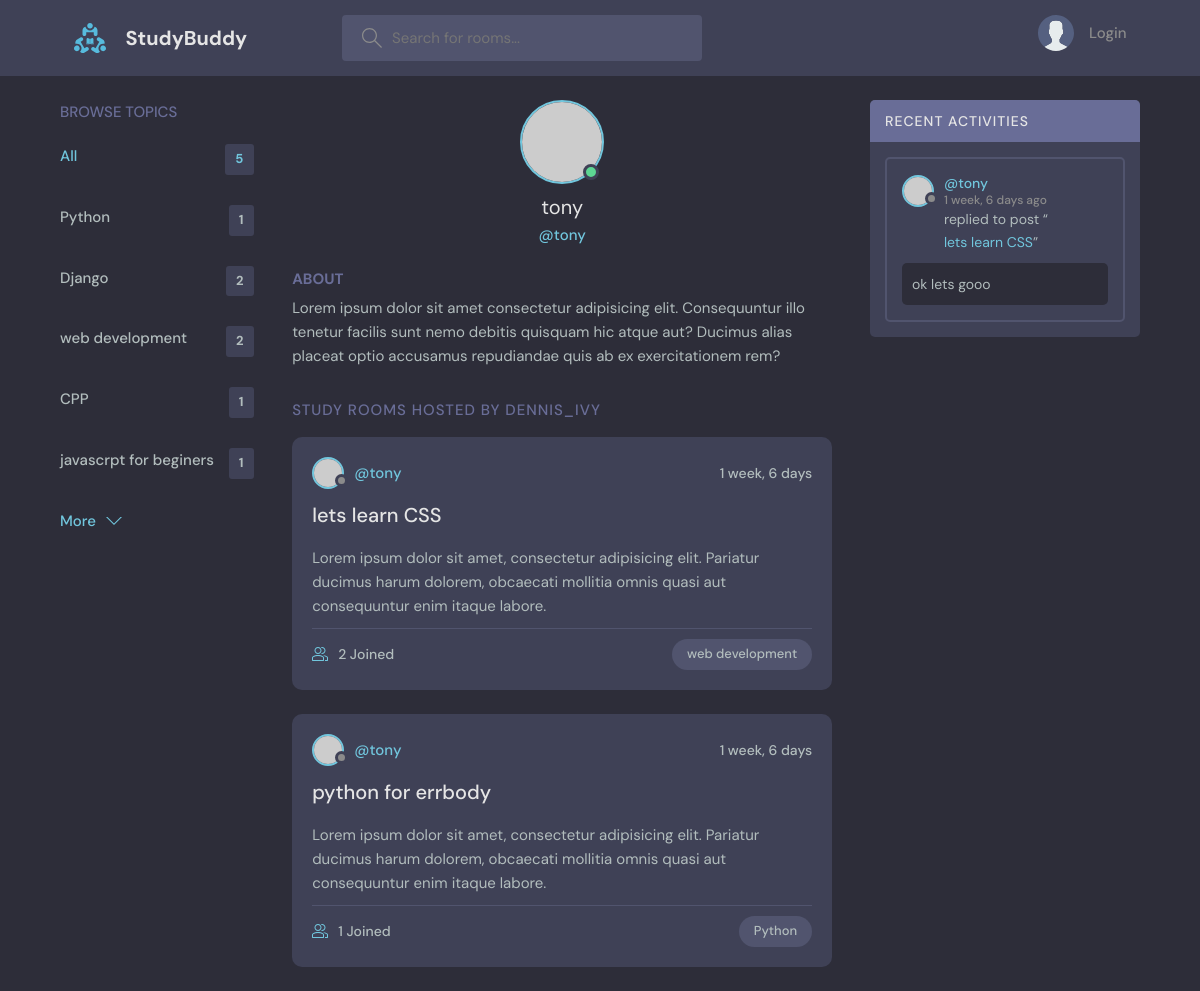
The app's page /profile/2/ with its own data.
### base/models.py (models this page shows, shortened)
class Topic(models.Model):
    name = models.CharField(max_length=200)

class Room(models.Model):
    host = models.ForeignKey(User, on_delete=models.SET_NULL, null=True)
    topic = models.ForeignKey(Topic, on_delete=models.SET_NULL, null=True)
    name = models.CharField(max_length=200)
    description = models.TextField(null=True, blank=True)
    participants = models.ManyToManyField(User, related_name='participants', blank=True)
    updated = models.DateTimeField(auto_now=True)
    created = models.DateTimeField(auto_now_add=True)
    class Meta:
        ordering =  ['-updated', '-created']
    def __str__(self):
        return self.name

class Message(models.Model):
    user = models.ForeignKey(User, on_delete=models.CASCADE)
    room = models.ForeignKey(Room, on_delete=models.CASCADE)
    body = models.TextField()
    updated = models.DateTimeField(auto_now_add=True)
    created = models.DateTimeField(auto_now_add=True)
    class Meta:
        ordering =  ['-updated', '-created']

### base/views.py (the view)
# urls.py: path('profile/<str:pk>/', views.userProfile, name="user-profile"),
def userProfile(request, pk):
    user = User.objects.get(id=pk)
    rooms = user.room_set.all()
    room_messages = user.message_set.all()
    topics = Topic.objects.all()
    context = {'user': user, 'rooms': rooms, 'room_messages': room_messages, 'topics': topics}
    return render(request, 'base/profile.html', context)

### base/templates/base/profile.html (shortened to what this page needs)
{% extends 'main.html' %}
{% block content %}
  <main class="profile-page layout layout--3">
    <div class="container">
      {% include 'base/topics_component.html' %}
      <div class="roomList">
        <div class="profile">
          <div class="profile__avatar">
            <div class="avatar avatar--large active">
              <img src="https://randomuser.me/api/portraits/men/11.jpg" />
            </div>
          </div>
          <div class="profile__info">
            <h3>{{user.username}}</h3>
            <p>@{{user.username}}</p>
          </div>
          <div class="profile__about">
            <h3>About</h3>
            <p>
              Lorem ipsum dolor sit amet consectetur adipisicing elit. Consequuntur illo tenetur
              facilis sunt nemo debitis quisquam hic atque aut? Ducimus alias placeat optio
              accusamus repudiandae quis ab ex exercitationem rem?
            </p>
          </div>
        </div>
        <div class="roomList__header">
          <div>
            <h2>Study Rooms Hosted by dennis_ivy</a>
            </h2>
          </div>
        </div>
        {% include 'base/feed_component.html' %}
      </div>
      {% include 'base/activity_component.html' %}
    </div>
  </main>
{% endblock content %}

### base/templates/base/topics_component.html
<div class="topics">
    <div class="topics__header">
      <h2>Browse Topics</h2>
    </div>
    <ul class="topics__list">
      <li>
        <a href="{% url 'home' %}" class="active">All <span>{{topics.count}}</span></a>
      </li>
    {% for topic in topics %}
      <li>
        <a href="{% url 'home' %}?q={{topic.name}}">{{topic.name}}<span>{{topic.room_set.all.count}}</span></a>
      </li>
    {% endfor %}
    </ul>
    <a class="btn btn--link" href="topics.html">
      More
      <svg version="1.1" xmlns="http://www.w3.org/2000/svg" width="32" height="32" viewBox="0 0 32 32">
        <title>chevron-down</title>
        <path d="M16 21l-13-13h-3l16 16 16-16h-3l-13 13z"></path>
      </svg>
    </a>
  </div>

### base/templates/base/feed_component.html (shortened to what this page needs)
{% for room in rooms %}
<div class="roomListRoom">
    <div class="roomListRoom__header">
      <a href="{% url 'user-profile' room.host.id %}" class="roomListRoom__author">
        <div class="avatar avatar--small">
          <img src="https://randomuser.me/api/portraits/women/11.jpg" />
        </div>
        <span>@{{room.host.username}}</span>
      </a>
      <div class="roomListRoom__actions">
        <span>{{room.created|timesince}}</span>
      </div>
    </div>
    <div class="roomListRoom__content">
      <a href="{% url 'room' room.id %}">{{room.name}}</a>
      <p>
        Lorem ipsum dolor sit amet, consectetur adipisicing elit. Pariatur ducimus harum dolorem, obcaecati
        mollitia omnis quasi aut consequuntur enim itaque labore.
      </p>
    </div>
    <div class="roomListRoom__meta">
      <a href="{% url 'room' room.id %}" class="roomListRoom__joined">
        {{room.participants.all.count}} Joined
      </a>
      <p class="roomListRoom__topic">{{room.topic.name}}</p>
    </div>
  </div>
{% endfor %}

### base/templates/base/activity_component.html (shortened to what this page needs)
<div class="activities">
    <div class="activities__header">
      <h2>Recent Activities</h2>
    </div>
    {% for message in room_messages %}
    <div class="activities__box">
      <div class="activities__boxHeader roomListRoom__header">
        <a href="{% url 'user-profile' message.user.id %}" class="roomListRoom__author">
          <div class="avatar avatar--small">
            <img src="https://randomuser.me/api/portraits/women/11.jpg" />
          </div>
          <p>
            @{{message.user}}
            <span>{{message.created|timesince}} ago</span>
          </p>
        </a>
      </div>
      <div class="activities__boxContent">
        <p>replied to post “<a href="{% url 'room' message.room.id %}">{{message.room}}</a>”</p>
        <div class="activities__boxRoomContent">
            {{message.body}}
        </div>
      </div>
    </div>
    {% endfor %}
  </div>

### records on screen
Topic: name "Python", room_set.all.count "1"
Topic: name "Django", room_set.all.count "2"
Topic: name "web development", room_set.all.count "2"
Topic: name "CPP", room_set.all.count "1"
Topic: name "javascrpt for beginers", room_set.all.count "1"
Room: host.username "tony", created "1 week, 6 days", name "lets learn CSS", participants.all.count "2", topic.name "web development"
Room: host.username "tony", created "1 week, 6 days", name "python for errbody", participants.all.count "1", topic.name "Python"
Message: user "tony", created "1 week, 6 days", room "lets learn CSS", body "ok lets gooo"

### other values on screen
{{ topics.count }} "5"
{{ user.username }} "tony"
